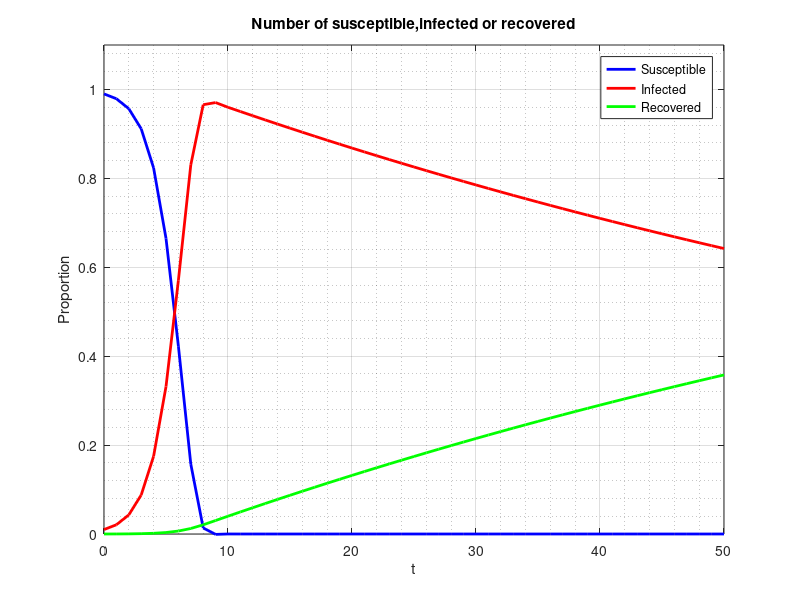

Write the MATLAB code that produced this figure.
%% SIR_Model
%%Adapted from Kurt Owen yt vid
%%State var of  SIR
%%Pararmeters
I0 = .01; %Initial proportion infected
a = 1.1; % I coefficient in t -1
b = 0.01; % R coefficient

tmax = 50; %number of iterations
dt = 1; % size of time step in t
Imax = 1.1; % Max number infected for graph 
%%Initiliaze vectors
plotchoice = 3; % 1 =S, 2 = I , 3 = R, 4 = ALL
t = 0:dt:tmax;% time vector
Nt = length(t);%# of steps
I  = zeros(1,Nt);%infected vectors
S = zeros(1,Nt);%susceptible vectors
R = zeros(1,Nt);
I(1)=I0;
%%Calculations
 for it = 1:Nt-1
     S(it) = 1 - I(it)-R(it);
     dI = a * I(it)*S(it)-b*I(it);%rate of change
     I(it+1)= I(it)+dI*dt;
     dR = b*I(it);
     R(it+1) = R(it) + dR*dt;
 end
 S(Nt)= 1 -I(Nt)-R(Nt);
%%plots
 
        plot(t,S,'-b','LineWidth',2)
        hold on
        plot(t,I,'-r','LineWidth',2)
        plot(t,R,'-g','LineWidth',2)
        legend('Susceptible','Infected','Recovered')
        hold off
        axis([0 tmax 0 Imax])
        grid on
        grid minor
        xlabel('t')
        ylabel('Proportion')
        title('Number of susceptible,infected or recovered')

